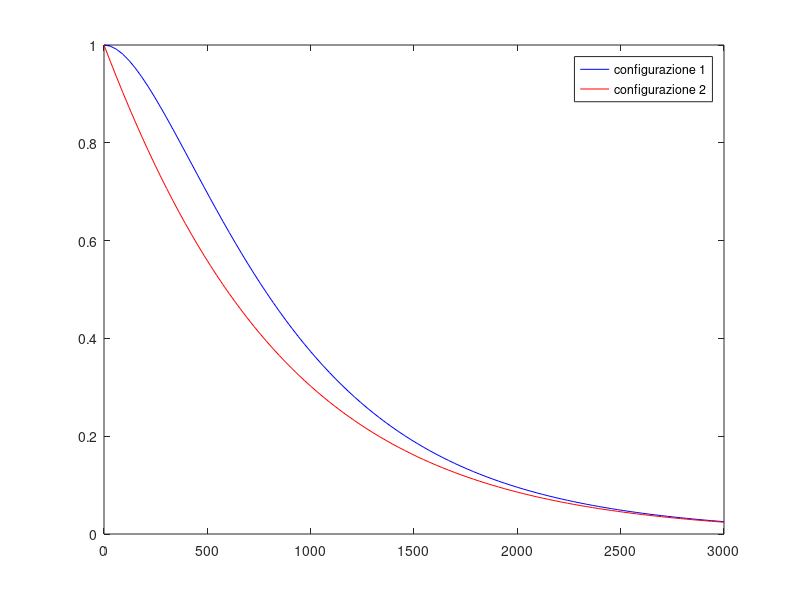
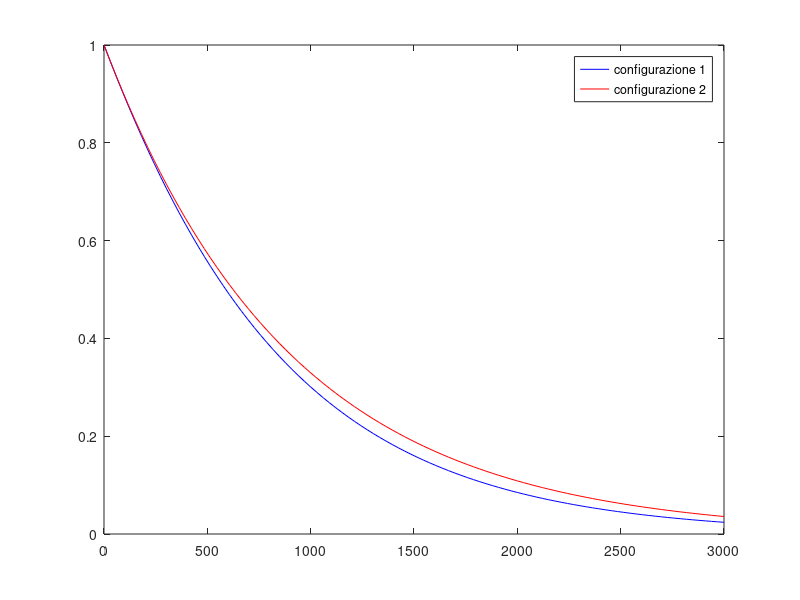
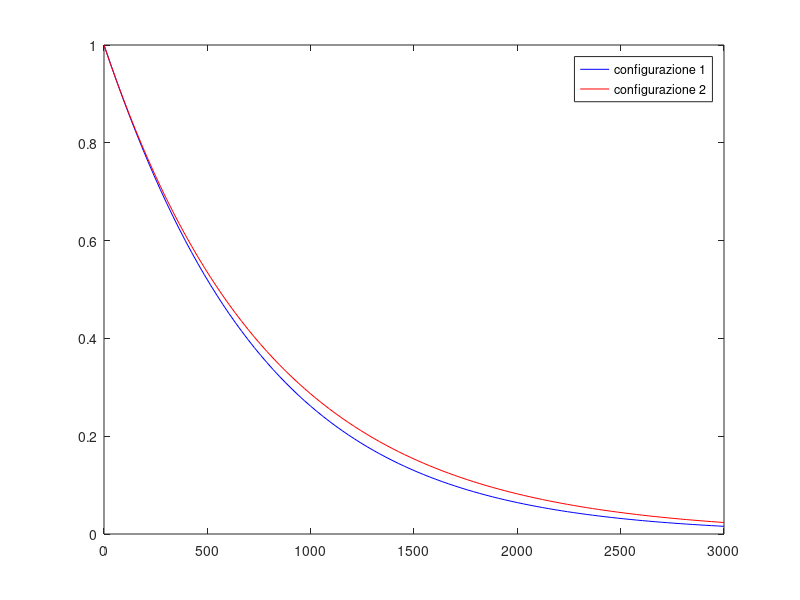
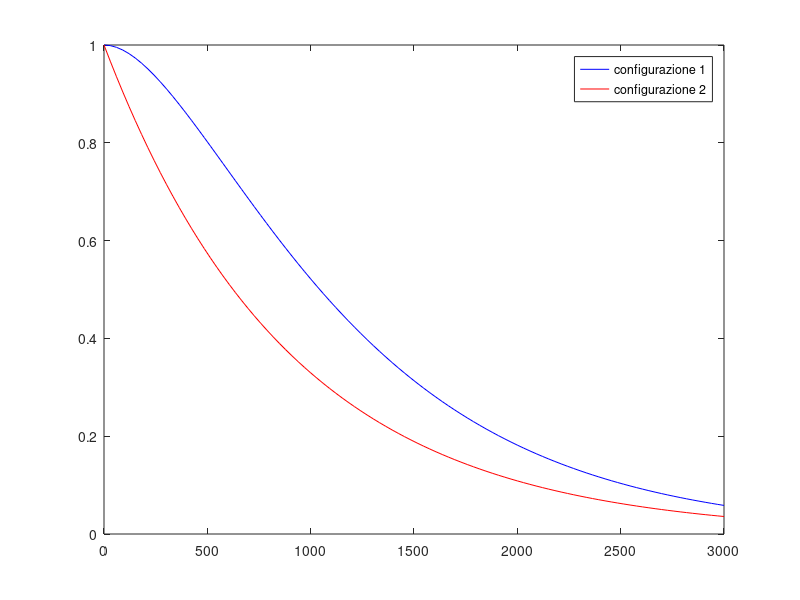

MATLAB code for these plots, in order:
%1
t = linspace(0,3000)

y1 = exp(-0.00211*t) + exp(-0.00125*t) - exp(-0.00336*t);
y2 = exp(-0.00211*t) + exp(-0.00125*t) - exp(-0.00225*t);

figure(1);
plot(t,y1, 'b', t,y2,'r')
legend({'configurazione 1', 'configurazione 2'})

%2
t = linspace(0,3000)

y1 = exp(-0.00125*t) + exp(-0.00222*t) - exp(-0.00236*t)
y2 = exp(-0.00111*t) 

figure(2);
plot(t,y1, 'b', t,y2,'r')
legend({'configurazione 1', 'configurazione 2'})

%3
t = linspace(0,3000)

y1 = exp(-0.00139*t) + exp(-0.00236*t) - exp(-0.00250*t)
y2 = exp(-0.00125*t) 

figure(3);
plot(t,y1, 'b', t,y2,'r')
legend({'configurazione 1', 'configurazione 2'})

%4
t = linspace(0,3000)

y1 = exp(-0.00111*t) + exp(-0.00125*t) - exp(-0.00236*t)
y2 = exp(-0.00111*t) 

figure(4);
plot(t,y1, 'b', t,y2,'r')
legend({'configurazione 1', 'configurazione 2'})